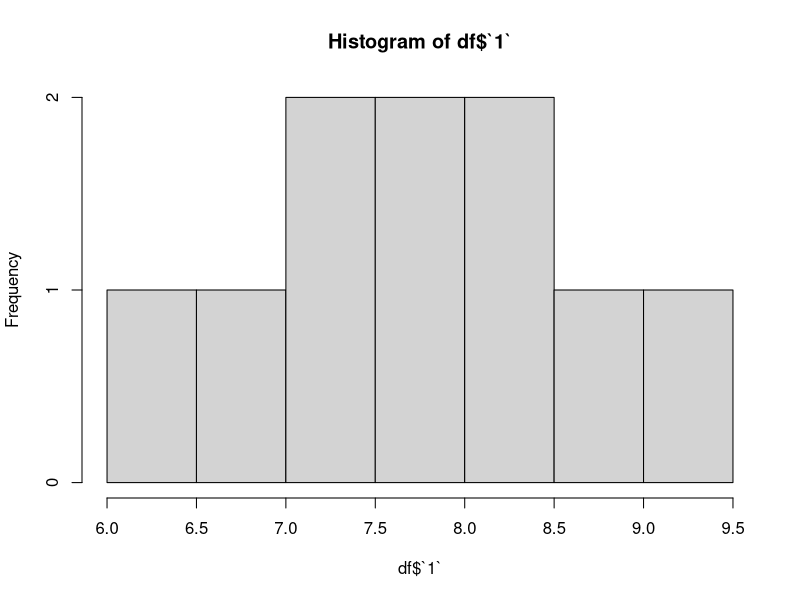
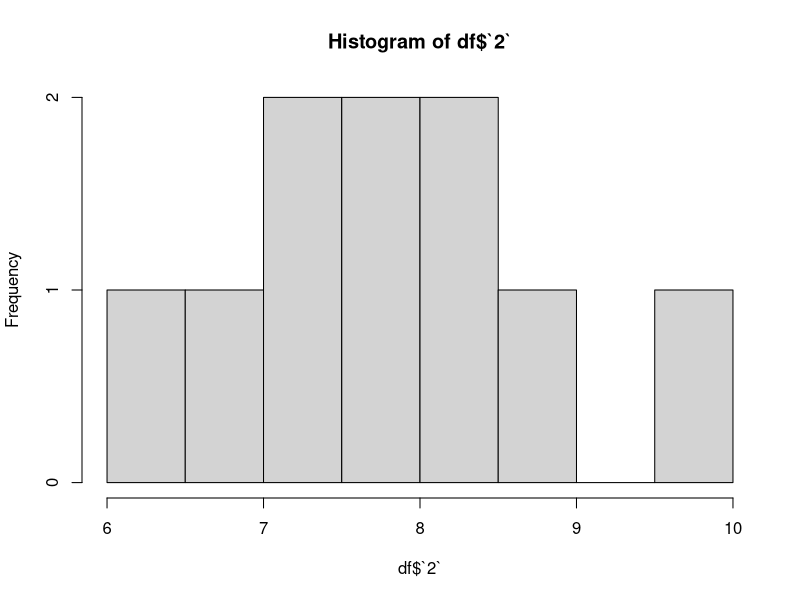
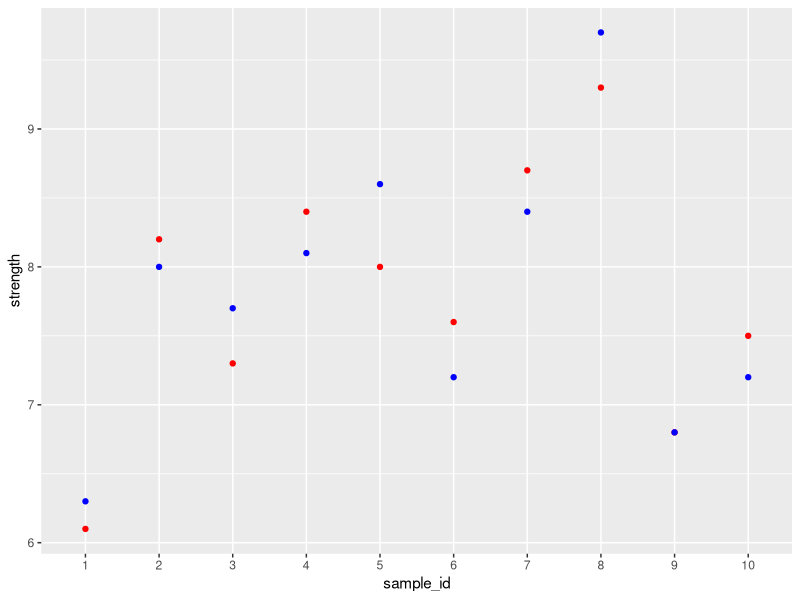

Here is the R script that generated these plots, in order:
## ---- chunk 1
library("tibble")
library(ggplot2)
library("broom")
library("readr")
library("reshape2")
knitr::opts_chunk$set(echo = TRUE)
## ---- chunk 2
df <- tibble(
  "sample_id" = as.factor(seq(10)),
  "1" = c(6.1, 8.2, 7.3, 8.4, 8.0, 7.6, 8.7, 9.3, 6.8, 7.5),
  "2" = c(6.3, 8.0, 7.7, 8.1, 8.6, 7.2, 8.4, 9.7, 6.8, 7.2)
)
## ---- chunk 3
hist(df$`1`)
## ---- chunk 4
hist(df$`2`)
## ---- chunk 5
new.df <- melt(df, measure.vars = c("1", "2"), variable.name = "Factors", value.name = "strength")

g <- ggplot(new.df, aes(x=sample_id, y=strength))
g + geom_point(data = new.df[new.df$Factors == 1, ], colour = "red") + geom_point(data = new.df[new.df$Factors == 2, ], colour = "blue")
